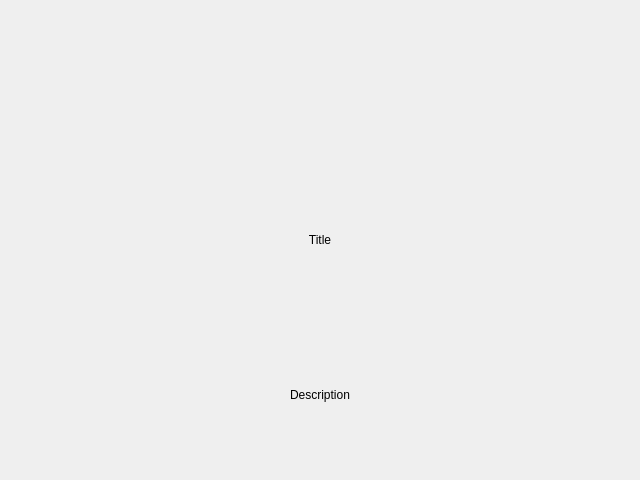
<?xml version="1.0" encoding="UTF-8"?>
<ui version="4.0">
 <class>ItemView</class>
 <widget class="QWidget" name="ItemView">
  <property name="geometry">
   <rect>
    <x>0</x>
    <y>0</y>
    <width>640</width>
    <height>480</height>
   </rect>
  </property>
  <property name="sizePolicy">
   <sizepolicy hsizetype="Maximum" vsizetype="Maximum">
    <horstretch>0</horstretch>
    <verstretch>0</verstretch>
   </sizepolicy>
  </property>
  <property name="windowTitle">
   <string>Form</string>
  </property>
  <layout class="QVBoxLayout" name="verticalLayout">
   <property name="sizeConstraint">
    <enum>QLayout::SizeConstraint::SetMaximumSize</enum>
   </property>
   <item>
    <layout class="QVBoxLayout" name="_2">
     <property name="sizeConstraint">
      <enum>QLayout::SizeConstraint::SetMaximumSize</enum>
     </property>
     <item>
      <widget class="QLabel" name="itemIcon">
       <property name="text">
        <string/>
       </property>
       <property name="pixmap">
        <pixmap>cache/item/Aghanim's Blessing.png</pixmap>
       </property>
       <property name="scaledContents">
        <bool>false</bool>
       </property>
       <property name="alignment">
        <set>Qt::AlignmentFlag::AlignCenter</set>
       </property>
      </widget>
     </item>
     <item>
      <widget class="QLabel" name="itemTitle">
       <property name="minimumSize">
        <size>
         <width>459</width>
         <height>0</height>
        </size>
       </property>
       <property name="text">
        <string>Title</string>
       </property>
       <property name="alignment">
        <set>Qt::AlignmentFlag::AlignCenter</set>
       </property>
      </widget>
     </item>
     <item>
      <widget class="QLabel" name="itemDescription">
       <property name="minimumSize">
        <size>
         <width>459</width>
         <height>0</height>
        </size>
       </property>
       <property name="text">
        <string>Description</string>
       </property>
       <property name="alignment">
        <set>Qt::AlignmentFlag::AlignCenter</set>
       </property>
      </widget>
     </item>
    </layout>
   </item>
  </layout>
 </widget>
 <resources/>
 <connections/>
</ui>
